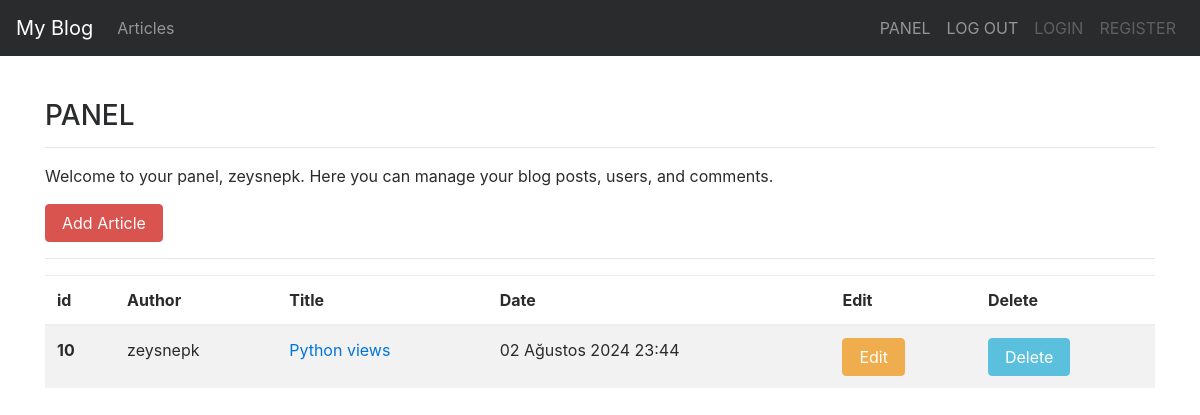
Screenshot of /articles/dashboard/ (signed in) with the database file from the repository.
### article/models.py (models this page shows, shortened)
class Article(models.Model):
    author = models.ForeignKey("auth.User", on_delete=models.CASCADE, verbose_name = "Author")
    title = models.CharField(max_length=50)
    content = RichTextField()
    date = models.DateTimeField(auto_now_add=True)
    article_image = models.FileField(blank=True, null=True, verbose_name="Article Image")
    class Meta:
        ordering = ['-date']

### article/views.py (the view)
# urls.py: path('dashboard/', views.dashboard, name="dashboard"),
@login_required(login_url='user:login')
def dashboard(request):
    articles = Article.objects.filter(author=request.user)
    context = {'articles': articles}
    return render(request, 'dashboard.html', context)

### templates/dashboard.html
{% extends "layout.html" %}
{% block body %}
<h3>PANEL</h3>
<hr>
<p>Welcome to your panel, {{ request.user.username }}</small>. Here you can manage your blog posts, users, and comments.
</p>
<a class="btn btn-danger" href="/articles/addArticle">Add Article</a>
<hr>
{% if articles %}
<table class="table table-striped">
  <thead>
    <tr>
      <th scope="col">id</th>
      <th scope="col">Author</th>
      <th scope="col">Title</th>
      <th scope="col">Date</th>
      <th scope="col">Edit</th>
      <th scope="col">Delete</th>
    </tr>
  </thead>
  <tbody>
    {% for article in articles %}
    <tr>
      <th scope="row">{{article.id}}</th>
      <td>{{article.author}}</td>
      <td><a href="{% url 'article:detail' article.id %}">{{article.title}}</a></td>
      <td>{{article.date}}</td>
      <td><a href="{% url 'article:edit' article.id %}" class="btn btn-warning">Edit</a></td>
      <td><a href="{% url 'article:delete' article.id %}" class="btn btn-info">Delete</a></td>
    </tr>
    {% endfor %}
  </tbody>
</table>
{% else %}
<div class="alert alert-danger">Article Not Found!</div>
{% endif %}
{% endblock %}

### rows the page displays
Article: id "10", author "zeysnepk", title "Python views", date "02 Ağustos 2024 23:44"

### other values shown
{{ request.user.username }} "zeysnepk"
